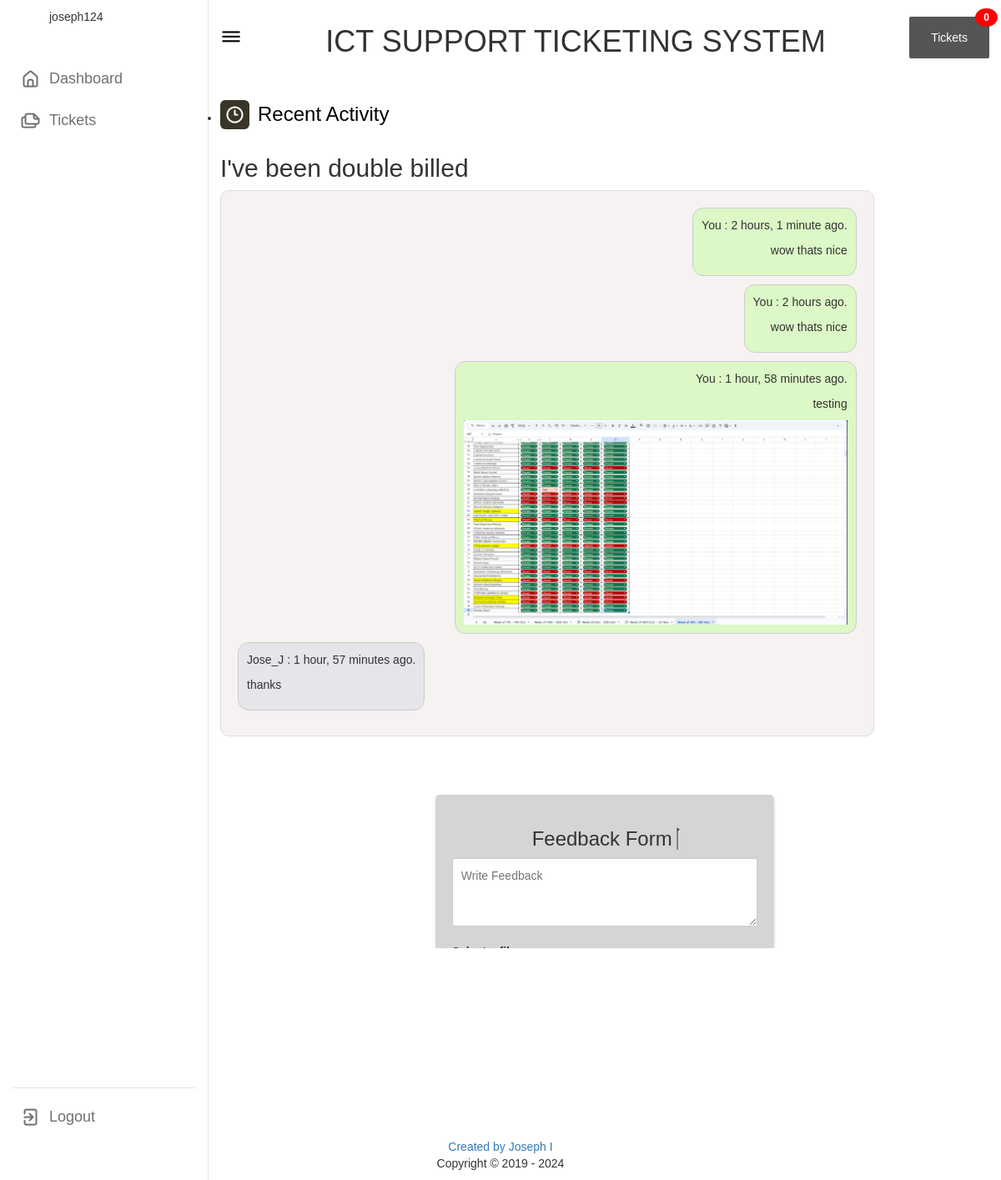
The app's page /feedbacks/9/ (signed in) with its own data.
### accounts/models.py (models this page shows, shortened)
class MyUser(AbstractBaseUser, PermissionsMixin):
    Role_choices = (
        ("Administrator", "Administrator"),
        ("Student", "Student"),
        ("Chairperson", "Chairperson")
    )
    username_validator = UnicodeUsernameValidator()
    username = models.CharField(
        max_length=150,
        unique=True,
        validators=[username_validator],
    )
    email = models.EmailField(unique=True)
    profile_pic = models.CharField(max_length = 300,default='https://d326fntlu7tb1e.cloudfront.net/uploads/bdec9d7d-0544-4fc4-823d-3b898f6dbbbf-vinci_03.jpeg')
    full_name = models.CharField(max_length=60,default='')
    role = models.CharField(max_length=25, choices=Role_choices, default="Student")
    phone = models.PositiveIntegerField( blank=True, null=True,)
    verification = models.BooleanField(default=False)
    reg_no = models.CharField(max_length = 25)
    is_active = models.BooleanField(default=True)
    is_staff = models.BooleanField(default=False)
    phone_verification = models.BooleanField(default=False)
    date_joined = models.DateTimeField(auto_now_add=True)
    objects = CustomUserManager()
    USERNAME_FIELD = "email"
    REQUIRED_FIELDS = ['username']
    class Meta:
        verbose_name = 'User'
        verbose_name_plural = 'Users'

### services/models.py (models this page shows, shortened)
class Complaint(models.Model):
    status_choices = (
        ('Pending','Pending'),
        ('Solved', 'Solved')
    )
    message = models.TextField()
    status = models.CharField(max_length = 20, choices=status_choices, default='Pending')
    file = models.FileField(upload_to="complaints", blank=True, null=True)
    date_posted = models.DateTimeField(auto_now_add=True)
    department = models.ForeignKey(Department, on_delete=models.CASCADE)
    sender = models.ForeignKey(MyUser, related_name='Sender', on_delete=models.CASCADE)

class Feedback(models.Model):
    sender = models.ForeignKey(MyUser, related_name='feedback', on_delete=models.CASCADE)
    receiver = models.ForeignKey(MyUser, related_name='reciever', on_delete=models.CASCADE)
    complaint = models.ForeignKey(Complaint, related_name='Complaint', on_delete=models.CASCADE)
    read = models.BooleanField(default=False)
    message = models.TextField()
    file = models.FileField(upload_to='Feedbacks', blank=True, null=True)
    date_posted = models.DateTimeField(auto_now_add=True)

### services/views.py (the view)
# urls.py: path('feedbacks/<str:pk>/', view_feedbacks, name='feedbacks'),
@login_required
def view_feedbacks(request, pk: int):
    complaint = get_object_or_404(Complaint, pk=pk)
    feedbacks = Feedback.objects.filter(complaint=complaint)
    feedbacks.filter(receiver=request.user, read=False).update(read=True)
    if request.method == 'POST':
        return _handle_feedback_creation(request, complaint)
    context = {
        'complaint': complaint,
        'feedbacks': feedbacks,
        **_get_common_context(request.user),
    }
    return render(request, 'app/feedbacks.html', context)

### services/templatetags/my_filters.py (called while the page is built)
@register.filter(name='get_file_type')
def get_file_type(filename):
    ext = os.path.splitext(filename)[-1].lower()
    if ext in {".jpg", ".jpeg", ".png"}:
        return "Image"
    elif ext in {".docx", ".doc"}:
        return "Word Document"
    elif ext == ".pdf":
        return "PDF"
    else:
        return "Unknown"

### services/views.py (called while the page is built)
def _get_common_context(user: MyUser) -> Dict[str, Any]:
    user_type = 'student' if user.role == 'Student' else 'chair'
    return {
        'feedback_l': Feedback.objects.filter(receiver=user, read=False),
        'typ': user_type,
        'user' : user
    }

### services/templates/app/feedbacks.html (shortened to what this page needs)
{% extends "base.html" %} {% block style %}
<link rel="stylesheet" href="https://cdnjs.cloudflare.com/ajax/libs/font-awesome/5.15.4/css/all.min.css">
{% endblock %}
{% block body %}
{% load my_filters %}
<ul class="tab-content">
    <li id="D0">
        <div class="dash-content">
            <div class="overview">
                <div class="title">
                    <i class="uil uil-clock-three"></i>
                    <span class="text">Recent Activity</span>
                </div>
                <h2>{{ complaint.message|capfirst }}</h2>
            </div>
        </div>
        <div class="message-container" id="messageContainer">
            {% for message in feedbacks %}
            <div class="message {% if user == message.receiver %} reciever {% else %} sender {% endif %}  ">
                <p> <span class="sender-name">{% if user == message.sender %} You
                        {% else %} {{ message.sender.username|capfirst }}
                        {% endif %} </span>: {{message.date_posted|timesince}} ago.
                </p>
                <p class="message-text">{{ message.message }}</p>
                {% if message.file %}
                {% with file_type=message.file.name|get_file_type %}
                {% if file_type == "Image" %}
                <a href="{{ message.file.url }}" target="_blank">
                    <img src="{{ message.file.url }}" alt="Image" class="image" />
                </a>
                {% elif file_type == "PDF" %}
                <div class="file-container">
                    <p class="file-link">
                        <a href="{{ message.file.url }}" target="_blank">View PDF</a>
                    </p>
                </div>
                {% else %}
                <p>Unsupported file type: {{ file_type }}</p>
                {% endif %}
                {% endwith %}
                {% endif %}
            </div>
            {% endfor %}
        </div>
        <div class="activity">
            <div class="activity-data">
                <div class="complaint" id="ticket">
                    <form id="feedbackForm" method="post" enctype="multipart/form-data">
                        <center>
                            <h3>Feedback Form </h3>
                        </center>
                        <textarea name="message" id="feedbackMessage" cols="30" rows="3" placeholder="Write Feedback"></textarea>
                        <label for="file">Select a file:</label>
                        <input type="file" id="file" name="file" />
                        <center>
                            <button type="submit" id="submitFeedback" name="create-comp">Send Feedback</button>
                        </center>
                    </form>
                </div>
            </div>
        </div>
    </li>
</ul>
{% endblock body %}

### services/templates/base.html (shortened to what this page needs)
{% load static %}
<!DOCTYPE html>
<html>
<head>
    <link rel="stylesheet" href="{% static 'css1/style.css' %}">
    <link rel="stylesheet" href="{% static 'css1/bootstrap.min.css' %}">
    <link rel='stylesheet' href='https://unicons.iconscout.com/release/v4.0.0/css/line.css'>
    <link rel="stylesheet" href="https://cdnjs.cloudflare.com/ajax/libs/font-awesome/5.15.4/css/all.min.css">
    {% block style %}
    {% endblock %}
</head>
    <body>
        <nav>
            <div class="logo-name">
                <span class="link-name">{{user.username}}</span>
            </div>
            <div class="menu-items">
                <ul class="tabs">
                    <li><a href="/home/{{typ}}/#D0" class="active">
                            <i class="uil uil-estate"></i>
                            <span class="link-name">Dashboard</span>
                        </a>
                    </li>
                    <li><a href="/home/{{typ}}/#D2">
                            <i class="uil uil-files-landscapes"></i>
                            <span class="link-name">Tickets</span>
                        </a>
                    </li>
                </ul>
                <ul class="logout-mode">
                    <li><a href="{% url 'accounts:logout' %}">
                            <i class="uil uil-signout"></i>
                            <span class="link-name">Logout</span>
                        </a>
                    </li>
                </ul>
            </div>
        </nav>
        <section class="dashboard">
            <div class="top">
                <i class="uil uil-bars sidebar-toggle"></i>
                <span class="logo_name">
                    <h1> ICT SUPPORT TICKETING SYSTEM</h1>
                </span>
                <div>
                    <a href="#D0" class="notification">
                        <span>Tickets</span>
                        <span id="mydiv" class="badge">{{feedback_l|length}}</span>
                    </a>
                </div>
            </div>
        {% block body %}
        {% endblock body %}
    </section>
        <footer>
            <center>
                <a href="https://github.com/indieka900">Created by Joseph I</a>
                <P>Copyright &copy; 2019 -
                </P>
            </center>
        </footer>
    </body>
</html>

### services/static/css1/style.css (style rules this page uses)
* { margin: 0; padding: 0; box-sizing: border-box; font-family: sans-serif; }
:root { --primary-color: #3a3529; --panel-color: #fff; --text-color: #000; --black-light-color: #707070; --border-color: #e6e5e5; --toggle-color: #ddd; --box1-color: #4da3ff; --box2-color: #ffe6ac; --box3-color: #e7d1fc; --box4-color: #ffaa4f; --title-icon-color: #fff; --tran-05: all 0.5s ease; --tran-03: all 0.3s ease; --tran-03: all 0.2s ease; }
body { min-height: 100vh; background-color: var(--primary-color); }
nav { position: fixed; top: 0; left: 0; height: 100%; width: 250px; padding: 10px 14px; background-color: var(--panel-color); border-right: 1px solid var(--border-color); transition: var(--tran-05); }
nav .logo-name { display: flex; align-items: center; }
nav .menu-items { margin-top: 40px; height: calc(100% - 90px); display: flex; flex-direction: column; justify-content: space-between; }
.menu-items li { list-style: none; }
.menu-items li a { display: flex; align-items: center; height: 50px; text-decoration: none; position: relative; }
.menu-items li a i { font-size: 24px; min-width: 45px; height: 100%; display: flex; align-items: center; justify-content: center; color: var(--black-light-color); }
.menu-items li a .link-name { font-size: 18px; font-weight: 400; color: var(--black-light-color); transition: var(--tran-05); }
.menu-items .logout-mode { padding-top: 10px; border-top: 1px solid var(--border-color); }
.dashboard { position: relative; left: 250px; background-color: var(--panel-color); min-height: 100vh; width: calc(100% - 250px); padding: 10px 14px; transition: var(--tran-05); }
.dashboard .top { position: fixed; top: 0; left: 250px; display: flex; width: calc(100% - 250px); justify-content: space-between; align-items: center; padding: 10px 14px; background-color: var(--panel-color); transition: var(--tran-05); z-index: 10; }
.dashboard .top .sidebar-toggle { font-size: 26px; color: var(--text-color); cursor: pointer; }
.dashboard .dash-content { padding-top: 50px; }
.dash-content .title { display: flex; align-items: center; margin: 60px 0 30px 0; }
.dash-content .title i { position: relative; height: 35px; width: 35px; background-color: var(--primary-color); border-radius: 6px; color: var(--title-icon-color); display: flex; align-items: center; justify-content: center; font-size: 24px; }
.dash-content .title .text { font-size: 24px; font-weight: 500; color: var(--text-color); margin-left: 10px; }
.activity .activity-data { display: flex; }
.complaint { max-width: 500px; margin: 70px auto; padding: 20px; background-color: #d5d5d5; border-radius: 5px; box-shadow: 0 2px 5px rgba(0, 0, 0, 0.1); }
.complaint input, .complaint textarea { width: 100%; padding: 10px; margin-bottom: 15px; border: 1px solid #ccc; border-radius: 3px; font-size: 14px; }
.complaint textarea { resize: vertical; }
.complaint button { background-color: #3a3529; color: white; padding: 10px 20px; border: none; border-radius: 3px; cursor: pointer; font-size: 14px; }

### services/templates/base.html (style rules this page uses)
.notification { background-color: #555; color: white; text-decoration: none; padding: 15px 26px; position: relative; display: inline-block; border-radius: 2px; }
.notification .badge { position: absolute; top: -10px; right: -10px; padding: 5px 10px; border-radius: 50%; background: red; color: white; }

### services/templates/app/feedbacks.html (style rules this page uses)
.message-container { max-width: 85%; margin: 0 auto; padding: 20px; display: flex; flex-direction: column; background-color: #f3ededbb; border: 1px solid #ddd; border-radius: 10px; overflow-y: auto; margin: 0px; }
.sender { align-content: end; text-align: right; justify-self: end; align-self: flex-end; background-color: #DCF8C6; max-width: 65%; border: #f9f9f9 2px solid; border-radius: 13px; }
.reciever { align-self: flex-start; background-color: #E5E5EA; max-width: 65%; border: 2px #f9f9f9 ridge; border-radius: 13px; }
.message { border: 1px solid #ccc; padding: 10px; margin-bottom: 10px; }
.image { max-width: 100%; max-height: 300px; }

### records on screen
MyUser: username "joseph124"
Complaint: message "I've been double billed"
Feedback: shows "You", date_posted "2 hours, 1 minute", message "wow thats nice"
Feedback: shows "You", date_posted "2 hours", message "wow thats nice"
Feedback: shows "You", date_posted "1 hour, 58 minutes", message "testing", file (picture)
Feedback: sender.username "Jose_J", date_posted "1 hour, 57 minutes", message "thanks"

### other values on screen
{{ feedback_l|length }} "0"
